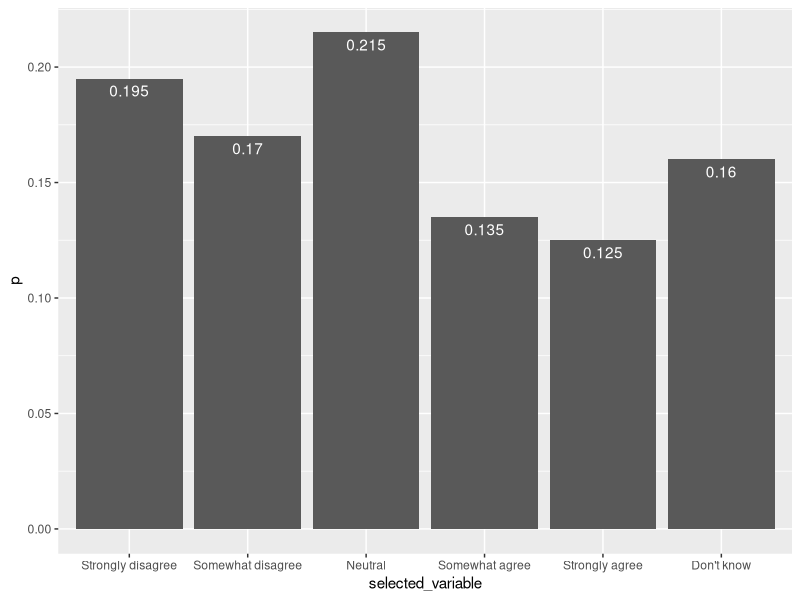
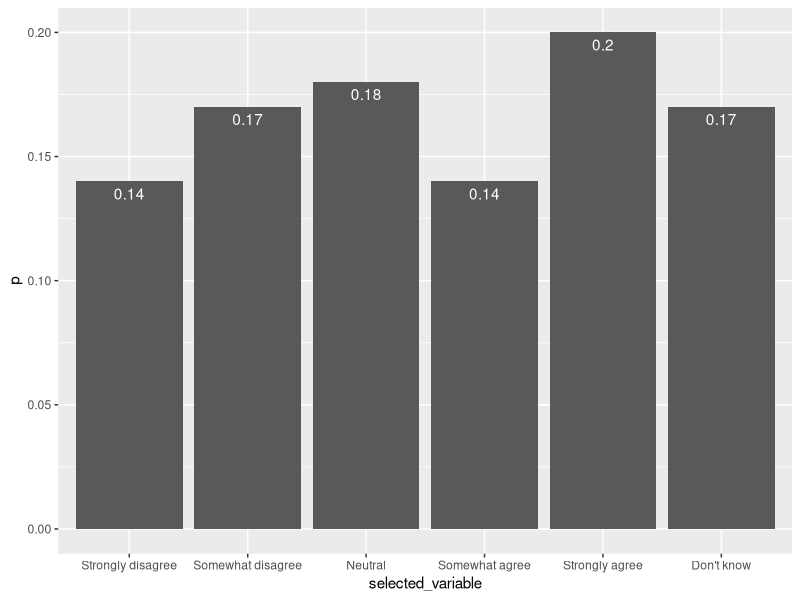
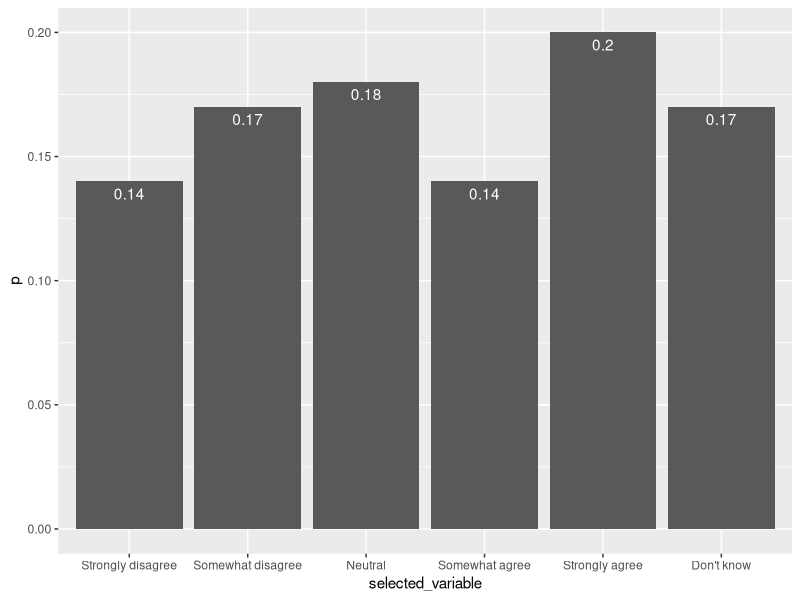

Here is the R script that generated these plots, in order:
## ---- chunk 1
options(htmltools.dir.version = FALSE)
library(tidyverse)
## ---- chunk 2
set.seed(232)
df <- tibble::tibble(
  a = rnorm(10),
  b = rnorm(10),
  c = rnorm(10)
)

df$a <- (df$a - min(df$a, na.rm = TRUE)) / 
  (max(df$a, na.rm = TRUE) - min(df$a, na.rm = TRUE))
df$b <- (df$b - min(df$b, na.rm = TRUE)) / 
  (max(df$b, na.rm = TRUE) - min(df$b, na.rm = TRUE))
df$c <- (df$c - min(df$c, na.rm = TRUE)) / 
  (max(df$c, na.rm = TRUE) - min(df$c, na.rm = TRUE))
head(df)
## ---- chunk 3
set.seed(232)
df <- tibble::tibble(
  a = rnorm(10),
  b = rnorm(10),
  c = rnorm(10)
)

rescale01 <- function(x) {
  rng <- range(x, na.rm = TRUE)
  (x - rng[1]) / (rng[2] - rng[1])
}

df$a <- rescale01(df$a)
df$b <- rescale01(df$b)
df$c <- rescale01(df$c)
head(df)
## ---- chunk 4
my_vector <- c(3,8,19,NA,22,1)
mean(my_vector,na.rm=TRUE)
custom_mean1 <- function(x){
  my_sum <- sum(x,na.rm=TRUE)
  my_length <- sum(!is.na(x))
  my_sum / my_length
}
custom_mean1(my_vector)
## ---- chunk 5
custom_mean2 <- function(x){
  my_length <- 0
  my_sum <- 0
  for (i in my_vector){
    if (!is.na(i)){
      my_length <- my_length + 1
      my_sum <- my_sum + i
    }
  }
  my_sum / my_length
}
custom_mean2(my_vector)
## ---- chunk 6
questions <- paste0("question",1:10)
df <- as_tibble(matrix(sample(1:6,size=2000,replace = TRUE),nrow=200))
names(df) <- questions
df
## ---- chunk 7

make_plot <- function(data,my_variable,answer_choices){
  
  to_plot <- data %>%
    select(all_of(my_variable)) %>%
    rename(selected_variable=all_of(my_variable)) %>%
    group_by(selected_variable) %>%
    count() %>%
    ungroup() %>%
    mutate(p=n/sum(n))  

  to_plot <- to_plot %>%
    mutate(selected_variable=recode(selected_variable,!!!answer_choices)) %>%
    mutate(selected_variable = factor(selected_variable,answer_choices))
  
  ggplot(to_plot,aes(x=selected_variable,y=p)) +
    geom_bar(stat='identity') +
    geom_text(aes(label = p), vjust = 1.5, colour = "white")
  
}
## ---- chunk 8
answer_choices=c("Strongly disagree","Somewhat disagree","Neutral",'Somewhat agree',"Strongly agree","Don't know")
make_plot(data=df,my_variable='question1',answer_choices=answer_choices)
## ---- chunk 9
make_plot(data=df,my_variable='question2',answer_choices)
## ---- chunk 10
make_data_to_plot <- function(data,my_variable){
  
  to_plot <- data %>%
    select(all_of(my_variable)) %>%
    rename(selected_variable=all_of(my_variable)) %>%
    group_by(selected_variable) %>%
    count() %>%
    ungroup() %>%
    mutate(p=n/sum(n))  
  to_plot <- to_plot %>%
    mutate(selected_variable=recode(selected_variable,!!!answer_choices)) %>%
    mutate(selected_variable = factor(selected_variable,answer_choices))
  to_plot
}
make_plot <-  function(data,answer_choices){
  ggplot(data,aes(x=selected_variable,y=p)) +
    geom_bar(stat='identity') +
    geom_text(aes(label = p), vjust = 1.5, colour = "white")
}
## ---- chunk 11
data_to_plot <- make_data_to_plot(data=df,my_variable='question2')
make_plot(data_to_plot,answer_choices)
## ---- chunk 12

threeletters <- c("a","b","c")

for (i in threeletters){
  print(i)
}
## ---- chunk 13
for (i in seq_along(threeletters)){
  print(i)
  print(threeletters[i])
}

## ---- chunk 14
df <- tibble(
  a = rnorm(10),
  b = rnorm(10),
  c = rnorm(10),
  d = rnorm(10)
)
## ---- chunk 15
output <- vector("double", ncol(df))
for (i in seq_along(df)) {            # 2. sequence
  output[[i]] <- median(df[[i]])      # 3. body
}
output
## ---- chunk 16
for (i in seq_along(df)) {            # 2. sequence
  df[[i]] <- df[[i]]+10      # 3. body
}
df
